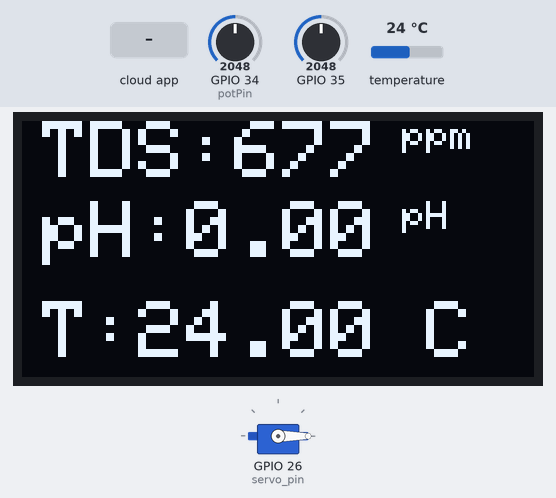
The sketch below on a simulated ESP32. Parts: 128×64 one-colour display, servo. The inputs (shaded band) are chosen by the test bench; at power-on: temperature 24 °C, GPIO 34 (potPin) = 2048, GPIO 35 = 2048. WiFi joins after 1.5 s; servers stay silent unless stated; the Firebase database answers and starts empty; what the sketch prints to the serial monitor is not drawn.

Above: at 3.9 s.
4.0 s: the phone or cloud app sets status to 1
At 5.6 s:
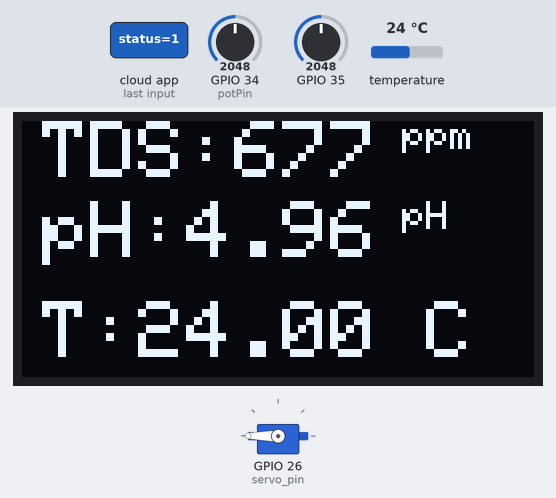
6.8 s: the phone or cloud app sets status to 0
At 8.7 s:
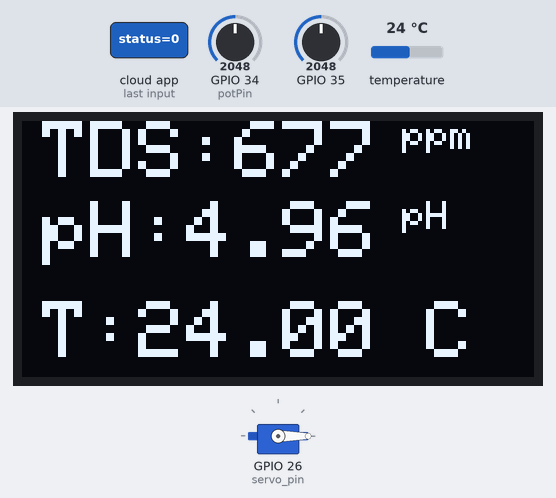
9.6 s: temperature set to 12 °C
At 12.4 s:
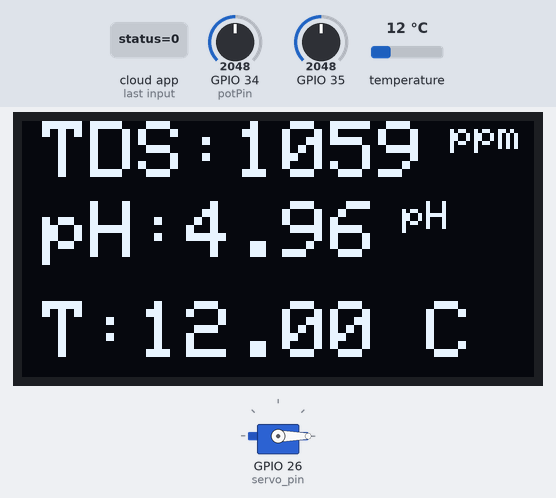
13.0 s: GPIO 34 (potPin) set to 2866
At 16.1 s:
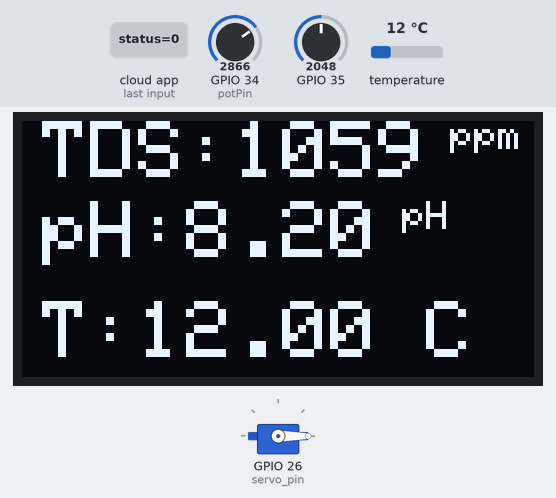
17.0 s: GPIO 35 set to 2866
At 17.9 s:
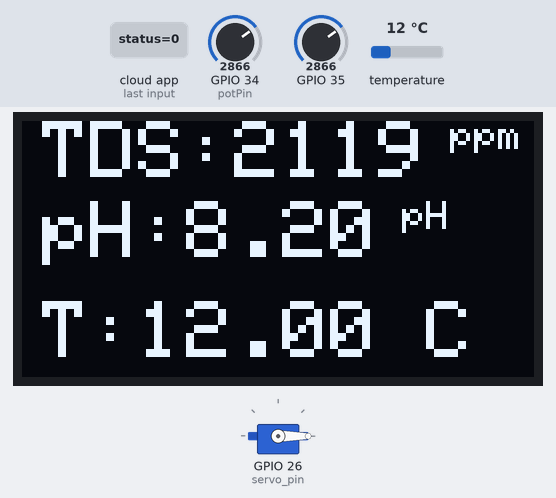
19.1 s: temperature set to 19 °C
At 21.0 s:
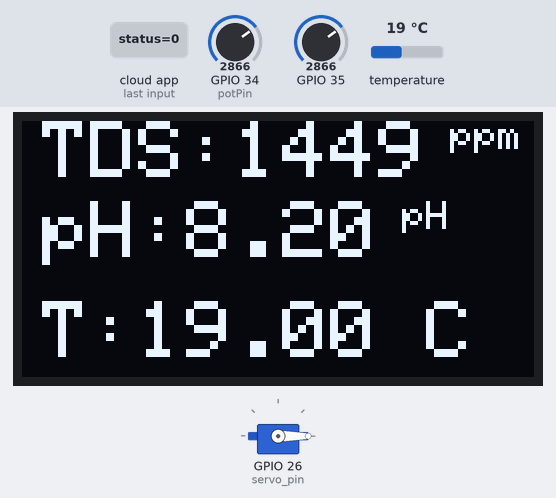
Timing chart, 0 to 22.1 s (numbered marks = the images above; inputs shaded):
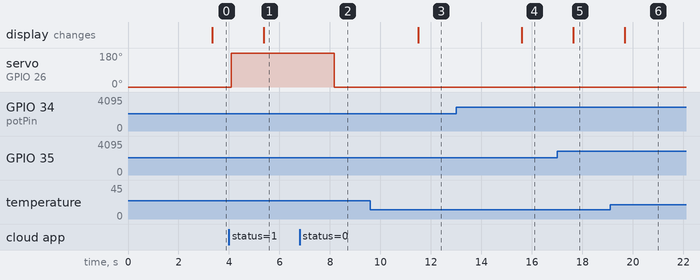

The sketch:

monitoring4.ino
```cpp
#include <OneWire.h>
#include <DallasTemperature.h>
#include <Adafruit_GFX.h>
#include <Adafruit_SSD1306.h>
#include <ESP32Servo.h> // Gunakan ESP32Servo bukannya Servo.h
#include <Firebase_ESP_Client.h>
#include <WiFi.h> // Untuk ESP32
#include "addons/TokenHelper.h"
#include "addons/RTDBHelper.h"

#define SCREEN_WIDTH 128
#define SCREEN_HEIGHT 64
#define OLED_RESET    -1
Adafruit_SSD1306 display(SCREEN_WIDTH, SCREEN_HEIGHT, &Wire, OLED_RESET);

#define API_KEY "AIzaSyC9kIkLAGkB0xIS31vXQ8mtqMXED9TnSQc"
#define DATABASE_URL "https://monitoring-2f6fc-default-rtdb.asia-southeast1.firebasedatabase.app"

const char* ssid = "POCOF5";
const char* password = "okela234";

namespace pin {
  const byte tds_sensor = 35;        // Sensor TDS pada pin D35
  const byte one_wire_bus = 32;      // Sensor Dallas pada pin D32
  const byte servo_pin = 26;         // Servo pada pin D26
  const int potPin = 34;             // Sensor pH pada pin D34
}

namespace device {
  float aref = 3.3;
}

namespace sensor {
  float ec = 0;
  unsigned int tds = 0;
  float waterTemp = 0;
  float ecCalibration = 1;
  float ph = 0;
  float pHVoltage = 0;
}

OneWire oneWire(pin::one_wire_bus);
DallasTemperature dallasTemperature(&oneWire);
Servo servo;

FirebaseData fbdo;
FirebaseAuth auth;
FirebaseConfig config;
unsigned long sendDataPrevMillis = 0;
bool signupOK = false;

unsigned long previousMillis = 0;
const long interval = 1000;

void baca_Tds();
void baca_pH();
void uploadToFirebase();
void controlServoFromFirebase();
void uploadServoStatusToFirebase(bool status);

void setup() {
  Serial.begin(115200);
  display.begin(SSD1306_SWITCHCAPVCC, 0x3C);
  display.clearDisplay();
  display.setTextColor(WHITE);
  delay(1000);

  WiFi.begin(ssid, password);
  Serial.print("Connecting to Wi-Fi");
  while (WiFi.status() != WL_CONNECTED) {
    Serial.print(".");
    delay(500);
  }
  Serial.println("\nConnected to Wi-Fi, IP Address: " + WiFi.localIP().toString());

  config.api_key = API_KEY;
  config.database_url = DATABASE_URL;

  if (Firebase.signUp(&config, &auth, "", "")) {
    Serial.println("Firebase sign up successful");
    signupOK = true;
  } else {
    Serial.printf("Firebase sign up failed: %s\n", config.signer.signupError.message.c_str());
  }

  config.token_status_callback = tokenStatusCallback;
  Firebase.begin(&config, &auth);
  Firebase.reconnectWiFi(true);

  dallasTemperature.begin();
  servo.attach(pin::servo_pin);
  servo.write(0);
}

void loop() {
  if (Firebase.ready() && signupOK && (millis() - sendDataPrevMillis > 1000 || sendDataPrevMillis == 0)) {
    sendDataPrevMillis = millis();
    baca_Tds();
    baca_pH();
    uploadToFirebase();
  }

  controlServoFromFirebase();
}

void baca_Tds() {
  dallasTemperature.requestTemperatures();
  sensor::waterTemp = dallasTemperature.getTempCByIndex(0);
  float rawEC = analogRead(pin::tds_sensor) * device::aref / 4095.0; // untuk ESP32 gunakan resolusi 12-bit (4095)
  float temperatureCoefficient = 1.0 + 0.02 * (sensor::waterTemp - 25.0);

  sensor::ec = (rawEC / temperatureCoefficient) * sensor::ecCalibration;
  sensor::tds = (133.42 * pow(sensor::ec, 3) - 255.86 * sensor::ec * sensor::ec + 857.39 * sensor::ec) * 0.5;

  Serial.print(F("TDS:")); Serial.println(sensor::tds);
  Serial.print(F("EC:")); Serial.println(sensor::ec, 2);
  Serial.print(F("Temperature:"));
  Serial.println(sensor::waterTemp, 2);

  display.clearDisplay();
  display.setCursor(5, 0);
  display.setTextSize(2);
  display.print("TDS:" + String(sensor::tds));
  display.setTextSize(1);
  display.print(" ppm");

  display.setCursor(5, 20);
  display.setTextSize(2);
  display.print("pH:" + String(sensor::ph, 2)); // Mengubah EC menjadi pH
  display.setTextSize(1);
  display.print(" pH");

  display.setCursor(5, 45);
  display.setTextSize(2);
  display.print("T:" + String(sensor::waterTemp, 2) + " C");
  display.display();
}

/* Backup
void baca_pH() {
  float Value = analogRead(pin::potPin);
  sensor::pHVoltage = Value * (device::aref / 4095.0);
  sensor::ph = 3.3 * sensor::pHVoltage;

  Serial.print("pH Voltage: "); Serial.println(sensor::pHVoltage);
  Serial.print("pH Value: "); Serial.println(sensor::ph);
}
*/
void baca_pH() {
  // Baca tegangan dari sensor
  float Value = analogRead(pin::potPin);
  sensor::pHVoltage = Value * (device::aref / 4095.0);

  // Data kalibrasi (tegangan disesuaikan dengan pengukuran sensor pada buffer pH)
  float voltage_at_pH9_14 = 2.5; // Tegangan aktual pada buffer pH 9.14
  float voltage_at_pH6_68 = 2.0; // Tegangan aktual pada buffer pH 6.68
  float pH_at_pH9_14 = 9.14;
  float pH_at_pH6_68 = 6.68;

  // Hitung gradien (m) dan offset (c)
  float m = (pH_at_pH9_14 - pH_at_pH6_68) / (voltage_at_pH9_14 - voltage_at_pH6_68);
  float c = pH_at_pH9_14 - m * voltage_at_pH9_14;

  // Hitung pH menggunakan kalibrasi
  sensor::ph = m * sensor::pHVoltage + c;

  // Debugging
  Serial.print("pH Voltage: "); Serial.println(sensor::pHVoltage);
  Serial.print("pH Value: "); Serial.println(sensor::ph);
}

void uploadToFirebase() {
  if (Firebase.RTDB.setInt(&fbdo, "sensorData/TDS", sensor::tds)) {
    Serial.println("TDS data sent to Firebase");
  } else {
    Serial.println("Failed to send TDS data: " + fbdo.errorReason());
  }

  if (Firebase.RTDB.setFloat(&fbdo, "sensorData/EC", sensor::ec)) {
    Serial.println("EC data sent to Firebase");
  } else {
    Serial.println("Failed to send EC data: " + fbdo.errorReason());
  }

  if (Firebase.RTDB.setFloat(&fbdo, "sensorData/Temperature", sensor::waterTemp)) {
    Serial.println("Temperature data sent to Firebase");
  } else {
    Serial.println("Failed to send Temperature data: " + fbdo.errorReason());
  }

  if (Firebase.RTDB.setFloat(&fbdo, "sensorData/pH", sensor::ph)) {
    Serial.println("pH data sent to Firebase");
  } else {
    Serial.println("Failed to send pH data: " + fbdo.errorReason());
  }
}

void controlServoFromFirebase() {
  if (Firebase.RTDB.getBool(&fbdo, "servoControl/status")) {
    bool status = fbdo.boolData();
    Serial.println("Current servo status: " + String(status));

    if (status) {
      servo.write(180);
      delay(500);
      Serial.println("Servo ON");
    } else {
      servo.write(0);
      delay(500);
      Serial.println("Servo OFF");
    }
  } else {
    Serial.println("Failed to get servo status: " + fbdo.errorReason());
  }
}

void uploadServoStatusToFirebase(bool status) {
  if (Firebase.RTDB.setBool(&fbdo, "servoControl/status", status)) {
    Serial.println("Servo status (" + String(status) + ") sent to Firebase");
  } else {
    Serial.println("Failed to send servo status: " + fbdo.errorReason());
  }
}
```

Measured:
- after the input at 4.0 s, servo on GPIO 26 (servo_pin): 0° → 180° after 0.09 s
- after the input at 6.8 s, servo on GPIO 26 (servo_pin): 180° → 0° after 1.4 s
- after the input at 9.6 s, the display: changes after 1.9 s (image 3)
- after the input at 13.0 s, the display: changes after 2.6 s (image 4)
- after the input at 17.0 s, the display: changes after 0.63 s (image 5)
- after the input at 19.1 s, the display: changes after 0.57 s (image 6)
